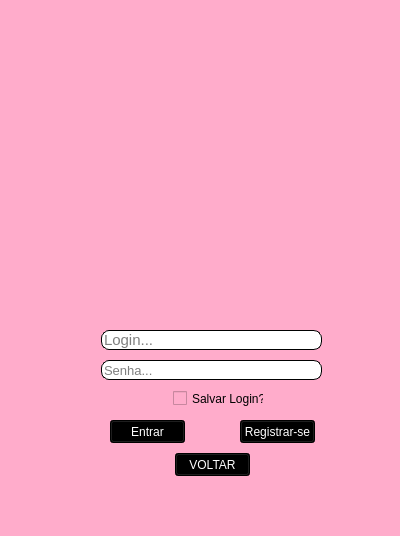
<?xml version="1.0" encoding="UTF-8"?>
<ui version="4.0">
 <class>Form</class>
 <widget class="QWidget" name="Form">
  <property name="geometry">
   <rect>
    <x>0</x>
    <y>0</y>
    <width>400</width>
    <height>536</height>
   </rect>
  </property>
  <property name="maximumSize">
   <size>
    <width>400</width>
    <height>536</height>
   </size>
  </property>
  <property name="windowTitle">
   <string>Form</string>
  </property>
  <property name="styleSheet">
   <string notr="true">background-color: rgb(255, 172, 203);</string>
  </property>
  <widget class="QLabel" name="label">
   <property name="geometry">
    <rect>
     <x>70</x>
     <y>361</y>
     <width>33</width>
     <height>17</height>
    </rect>
   </property>
   <property name="text">
    <string/>
   </property>
   <property name="pixmap">
    <pixmap>../Users/889067/Downloads/Cadeado-removebg-preview.png</pixmap>
   </property>
   <property name="scaledContents">
    <bool>true</bool>
   </property>
  </widget>
  <widget class="QPushButton" name="entrar">
   <property name="geometry">
    <rect>
     <x>110</x>
     <y>420</y>
     <width>75</width>
     <height>23</height>
    </rect>
   </property>
   <property name="styleSheet">
    <string notr="true">background-color: #000000;
color: #ffffff;
</string>
   </property>
   <property name="text">
    <string>Entrar</string>
   </property>
   <property name="autoRepeat">
    <bool>false</bool>
   </property>
   <property name="autoDefault">
    <bool>true</bool>
   </property>
   <property name="default">
    <bool>false</bool>
   </property>
   <property name="flat">
    <bool>false</bool>
   </property>
  </widget>
  <widget class="QLabel" name="label_3">
   <property name="geometry">
    <rect>
     <x>67</x>
     <y>330</y>
     <width>21</width>
     <height>20</height>
    </rect>
   </property>
   <property name="text">
    <string/>
   </property>
   <property name="pixmap">
    <pixmap>imgs/user.png</pixmap>
   </property>
  </widget>
  <widget class="QLineEdit" name="senha">
   <property name="geometry">
    <rect>
     <x>101</x>
     <y>360</y>
     <width>221</width>
     <height>20</height>
    </rect>
   </property>
   <property name="font">
    <font>
     <family>Arial</family>
     <pointsize>10</pointsize>
    </font>
   </property>
   <property name="styleSheet">
    <string notr="true">QLineEdit {
background-color: #fff;
border: 1px solid #000000;
border-radius: 8px;
}

QLineEdit:focus {
border: 2px solid #000000;

}</string>
   </property>
   <property name="text">
    <string/>
   </property>
   <property name="frame">
    <bool>true</bool>
   </property>
   <property name="echoMode">
    <enum>QLineEdit::Password</enum>
   </property>
   <property name="placeholderText">
    <string>Senha...</string>
   </property>
  </widget>
  <widget class="QLabel" name="label_2">
   <property name="geometry">
    <rect>
     <x>76</x>
     <y>359</y>
     <width>21</width>
     <height>21</height>
    </rect>
   </property>
   <property name="text">
    <string/>
   </property>
   <property name="pixmap">
    <pixmap>iMAGENs/Cadeado-removebg-preview.png</pixmap>
   </property>
   <property name="scaledContents">
    <bool>true</bool>
   </property>
  </widget>
  <widget class="QLabel" name="label_5">
   <property name="geometry">
    <rect>
     <x>68</x>
     <y>329</y>
     <width>35</width>
     <height>23</height>
    </rect>
   </property>
   <property name="text">
    <string/>
   </property>
   <property name="pixmap">
    <pixmap>iMAGENs/userpp-removebg-preview.png</pixmap>
   </property>
   <property name="scaledContents">
    <bool>true</bool>
   </property>
  </widget>
  <widget class="QCheckBox" name="checkBox">
   <property name="geometry">
    <rect>
     <x>173</x>
     <y>390</y>
     <width>91</width>
     <height>17</height>
    </rect>
   </property>
   <property name="text">
    <string>Salvar Login?</string>
   </property>
  </widget>
  <widget class="QPushButton" name="registrar">
   <property name="geometry">
    <rect>
     <x>240</x>
     <y>420</y>
     <width>75</width>
     <height>23</height>
    </rect>
   </property>
   <property name="styleSheet">
    <string notr="true">background-color: #000000;
color: #ffffff;
</string>
   </property>
   <property name="text">
    <string>Registrar-se</string>
   </property>
  </widget>
  <widget class="QLineEdit" name="nome">
   <property name="geometry">
    <rect>
     <x>101</x>
     <y>330</y>
     <width>221</width>
     <height>20</height>
    </rect>
   </property>
   <property name="font">
    <font>
     <family>Arial</family>
     <pointsize>11</pointsize>
    </font>
   </property>
   <property name="styleSheet">
    <string notr="true">QLineEdit {
background-color: #fff;
border: 1px solid #000000;
border-radius: 8px;
}

QLineEdit:focus {
border: 2px solid #000000;

}</string>
   </property>
   <property name="placeholderText">
    <string>Login...</string>
   </property>
  </widget>
  <widget class="QLabel" name="label_4">
   <property name="geometry">
    <rect>
     <x>31</x>
     <y>35</y>
     <width>341</width>
     <height>241</height>
    </rect>
   </property>
   <property name="text">
    <string/>
   </property>
   <property name="pixmap">
    <pixmap>iMAGENs/LOGO-removebg-preview.png</pixmap>
   </property>
   <property name="scaledContents">
    <bool>true</bool>
   </property>
  </widget>
  <widget class="QPushButton" name="voltar">
   <property name="geometry">
    <rect>
     <x>175</x>
     <y>453</y>
     <width>75</width>
     <height>23</height>
    </rect>
   </property>
   <property name="styleSheet">
    <string notr="true">color: rgb(255, 255, 255);
background-color: rgb(0, 0, 0);</string>
   </property>
   <property name="text">
    <string>VOLTAR</string>
   </property>
  </widget>
 </widget>
 <resources/>
 <connections/>
</ui>
